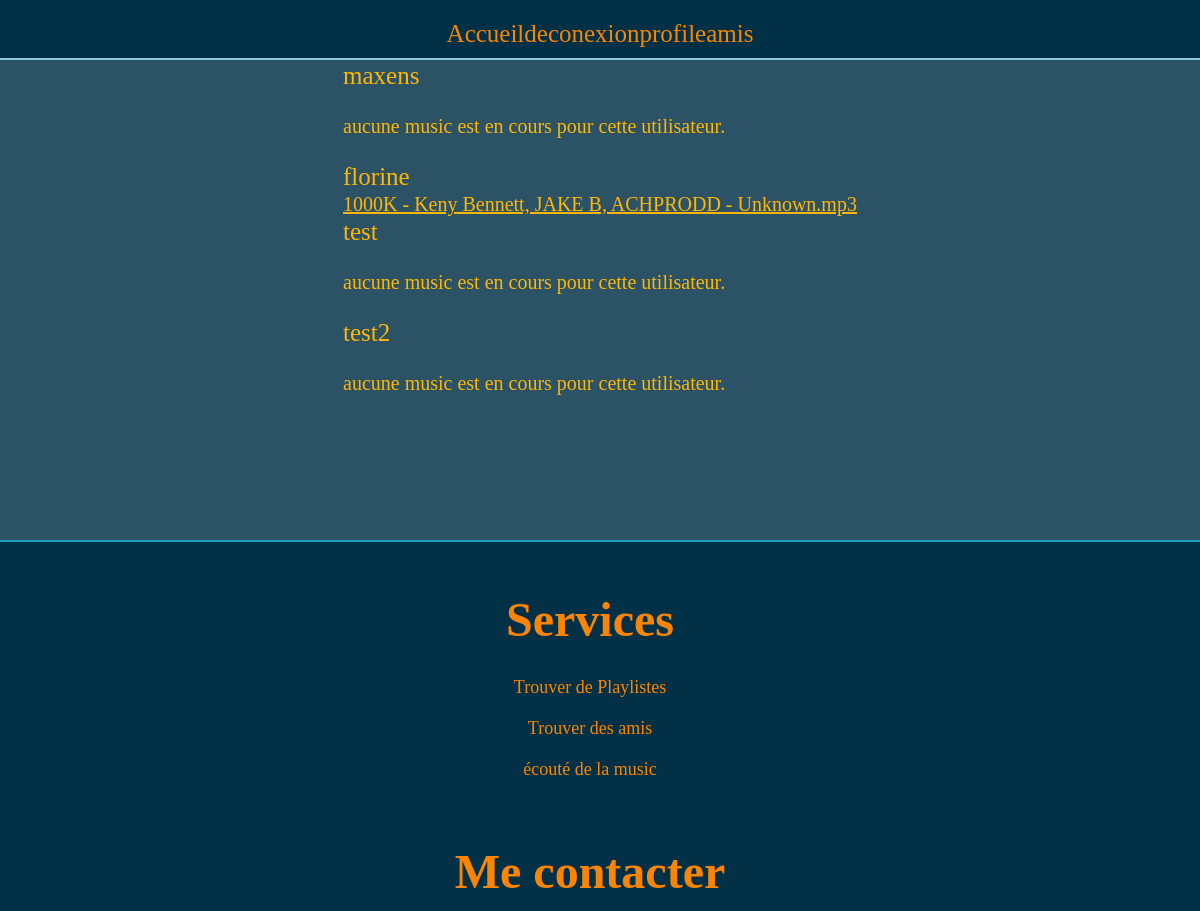
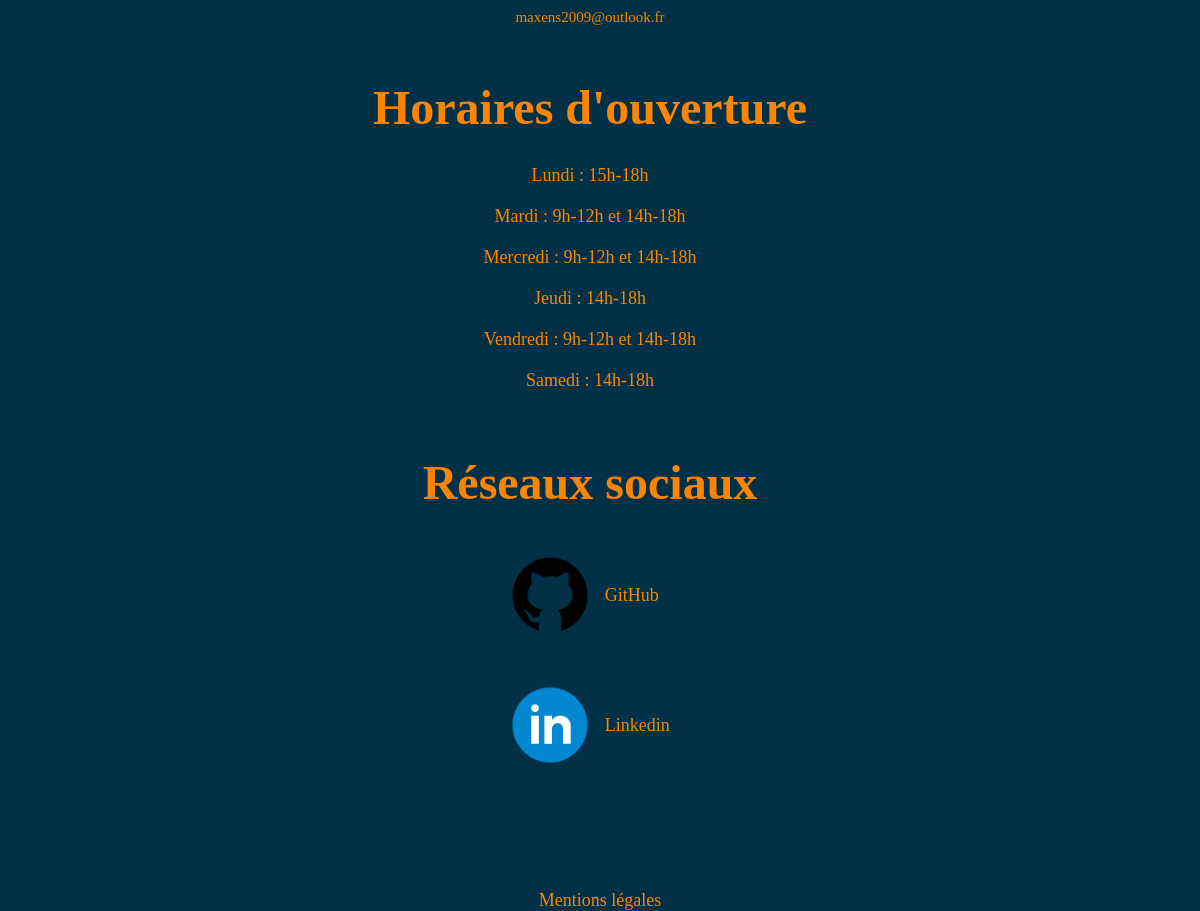
Screenshot of /php/find_user.php (signed in) with the database file from the repository (2 pictures, top to bottom).
### tables this page shows
CREATE TABLE `users` (
  `IdUser` int NOT NULL AUTO_INCREMENT,
  `Login` varchar(100) NOT NULL,
  `MDP` varchar(255) NOT NULL,
  `derniere` date DEFAULT NULL,
  `role` int DEFAULT NULL,
  PRIMARY KEY (`IdUser`),
  KEY `users_FK` (`role`),
  CONSTRAINT `users_FK` FOREIGN KEY (`role`) REFERENCES `role` (`idRole`)
);

CREATE TABLE `play` (
  `idMusic` int NOT NULL,
  `idPlaylist` int NOT NULL,
  `IdUser` int NOT NULL,
  `heureDebut` time NOT NULL,
  `timeCode` int NOT NULL,
  PRIMARY KEY (`IdUser`),
  KEY `play_FK` (`idMusic`),
  KEY `play_FK_1` (`idPlaylist`),
  CONSTRAINT `play_FK` FOREIGN KEY (`idMusic`) REFERENCES `music` (`idMusic`),
  CONSTRAINT `play_FK_1` FOREIGN KEY (`idPlaylist`) REFERENCES `playlist` (`idPlaylist`),
  CONSTRAINT `play_FK_2` FOREIGN KEY (`IdUser`) REFERENCES `users` (`IdUser`)
);

CREATE TABLE `music` (
  `idMusic` int NOT NULL AUTO_INCREMENT,
  `Labelle` varchar(255) NOT NULL,
  `Date` date NOT NULL,
  PRIMARY KEY (`idMusic`)
);

### php/requetes.php (called while the page is built, shortened)
<?php
  function return_name_music($id) {
    $pdo = connexion_bdd();
    $sql="select Labelle from music
    where idMusic = ?;";
    $stmt=$pdo->prepare($sql);
    $stmt->execute(array($id));
    return $stmt;
  }
  function return_all_user() {
    $pdo = connexion_bdd();
    $stmt = $pdo ->prepare("select Login from users");
    $stmt->execute();
    return $stmt;
  }
  function return_id_music_by_played($idU) {
    $pdo = connexion_bdd();
    $stmt = $pdo ->prepare("select * from play where IdUser = ?");
    $stmt->execute(array($idU));
    return $stmt;
  }
  function return_id_user($login) {
    $pdo = connexion_bdd();
    $login = htmlspecialchars($login);
    $stmt = $pdo ->prepare("SELECT IdUser FROM users
    where Login = ?;");
    $stmt->execute(array($login));
    return $stmt;
  }
?>

### php/find_user.php (the view, shortened to what this page needs)
<?php
    require("requetes.php");
?>
<!DOCTYPE html>
<html lang="fr">
<head>
    <link rel="stylesheet" href="../css/navFooter.css">
    <link rel="stylesheet" href="../css/findUser.css">
    <link rel="stylesheet" href="https://cdnjs.cloudflare.com/ajax/libs/normalize/5.0.0/normalize.min.css">
</head>
<nav>
    <div class="main-navlinks">
        <div class="navlinks-container">
            <a href="../index" aria-current="main">Accueil</a>
            <a href="deconexion" aria-current="deconexion">deconexion</a>
            <a href="<?= $_SESSION["role"] ?>" aria-current="profile">profile</a>
            <a href="amis" aria-current="ajout d'amis">amis</a>
        </div>
    </div>
</nav>
<body>
    <section>
<?php
    $return_all_user = return_all_user();
    $all_user = $return_all_user->fetchAll();
    foreach($all_user as $res) {
        $iduser = return_id_user($res["Login"]);
        $idUser = $iduser->fetchAll();
        foreach($idUser as $res2) {$idU = $res2["IdUser"];}
        $return_play_music = return_id_music_by_played($idU);
        $infos = $return_play_music->fetchAll();
        if(!empty($infos)) {
        foreach($infos as $res3) {
            $return_name_music = return_name_music($res3["idMusic"]);
            $nameMusic = $return_name_music->fetchAll();
            foreach($nameMusic as $res4) {}
?>
        <div>
            <p class="nameUser"><?= $res["Login"] ?></p>
            <a class="noneLecture" href="sync_music?idU=<?= $res["Login"] ?>&idP=<?= $res3["idPlaylist"] ?>"><?= $res4["Labelle"] ?></a>
        </div>
<?php
    }}else {
?>
        <div>
            <p class="nameUser"><?= $res["Login"] ?></p>
            <p class="noneLecture">aucune music est en cours pour cette utilisateur.</p>
        </div>
<?php
    }}
?>
    </section>
</body>
<footer>
        <div class="content-footer">
            <div class="bloc footer-services">
                <center>
                    <h3>Services</h3>
                    <ul class="services-list">
                        <li><span class="span-footer"><a>Trouver de Playlistes</a></span></li>
                        <li><span class="span-footer"><a>Trouver des amis</a></span></li>
                        <li><span class="span-footer"><a>écouté de la music</a></span></li>
                    </ul>
                </center>
            </div>
            <div class="bloc footer-contact" id="contact">
                <center>
                    <h3>Me contacter</h3>
                    <a href="mailto: maxens2009@outlook.fr">maxens2009@outlook.fr</a>
                </center>
            </div>
            <div class="bloc footer-schedule">
                <center>
                    <h3>Horaires d'ouverture</h3>
                    <ul class="schedule-list">
                        <li><span class="span-footer">Lundi : 15h-18h</span></li>
                        <li><span class="span-footer">Mardi : 9h-12h et 14h-18h</span></li>
                        <li><span class="span-footer">Mercredi : 9h-12h et 14h-18h</span></li>
                        <li><span class="span-footer">Jeudi : 14h-18h</span></li>
                        <li><span class="span-footer">Vendredi : 9h-12h et 14h-18h</span></li>
                        <li><span class="span-footer">Samedi : 14h-18h</span></li>
                    </ul>
                </center>
            </div>
            <div class="bloc footer-medias">
                <center>
                    <h3>Réseaux sociaux</h3>
                    <ul class="media-list">
                        <li><a href="https://github.com/Naxem" target="_blank">
                            <img src="../ressources/images/logo_github.png" alt="logo github">
                            GitHub</a>
                        </li>
                        <li><a href="https://linkedin.com/in/maxens-telle-99a43a265" target="_blank">
                            <img src="../ressources/images/logo_linkedin.png" alt="logo linkedin">
                            Linkedin</a>
                        </li>
                    </ul>
                </center>
            </div>
        </div>
        <div class="mentionLegal">
            <center>
                <a href="../mentionLegal">Mentions légales</a>
            </center>
        </div>
</footer>
</html>

### css/navFooter.css (style rules this page uses)
:root { --color-bleu: #8ECAE6; --color-bleu2: #219EBC; --color-black-Bleu: #023047; --color-yellow: #FFB703; --color-orange: #FB8500; }
* , *::before, *::after { margin: 0; padding: 0; box-sizing: border-box; cursor: default; scrollbar-width: thin; scroll-behavior: smooth; -webkit-user-select: none; -webkit-touch-callout: none; -moz-user-select: none; -ms-user-select: none; user-select: none; }
nav { width: 100%; height: 60px; display: flex; justify-content: center; align-items: center; background: var(--color-black-Bleu); border-bottom: 2px solid var(--color-bleu); }
.navlinks-container a { margin: auto; font-size: 25px; text-decoration: none; color: var(--color-orange); margin-top: 10px; }
.navlinks-container { display: flex; justify-content: center; align-items: center; flex-direction: row; }
footer { margin-top: 10%; border-top: 2px solid var(--color-bleu2); width: 100%; background: var(--color-black-Bleu); color: var(--color-orange); }
.content-footer { width: 90%; display: flex; justify-content: center; align-items: flex-start; flex-direction: row; padding: 50px 0 100px; }
.bloc { flex-grow: 1; }
.span-footer { white-space: pre; }
.footer-contact h3, .footer-services h3, .footer-schedule h3, .footer-medias h3 { font-size: max(1.5vw, 25px); padding-bottom: 20px; white-space: pre; margin-left: 100px; }
.footer-contact a, .footer-services li, .footer-schedule li, .footer-medias li { font-size: max(1vw, 15px); padding: 10px 0; margin-left: 100px; }
.footer-contact a { text-decoration: none; color: var(--color-orange); }
.services-list, .schedule-list, .media-list { list-style-type: none; }
.services-list a { text-decoration: none; color: var(--color-orange); }
.media-list img { width: 90px; margin: 10px 10px; }
.media-list a { text-decoration: none; color: var(--color-orange); display: flex; align-items: center; font-size: max(1vw, 15px); margin-left: 6vw; }
.mentionLegal a { color: var(--color-orange); text-decoration: none; font-size: max(1vw, 15px); }
@media screen and (max-width: 1220px) { .content-footer { display: flex; flex-direction: column; align-items: center; justify-content: center; } }
@media screen and (max-width: 1220px) { .footer-contact, .footer-schedule, .footer-services { margin-bottom: 5%; } }
@media screen and (max-width: 1220px) { .footer-services h3, .footer-medias h3, .footer-schedule h3, .footer-contact h3 { font-size: max(4vw, 35px); } }
@media screen and (max-width: 1220px) { .footer-services li, .footer-medias a, .footer-schedule li, .footer-contact p, .mentionLegal a { font-size: max(1.5vw, 15px); } }

### css/findUser.css (style rules this page uses)
:root { --color-bleu: #8ECAE6; --color-bleu2: #219EBC; --color-black-Bleu: #023047; --color-black-Bleu2:rgba(2, 48, 71, 0.830); --color-yellow: #FFB703; --color-orange: #FB8500; --font-size1: 20px; --font-size2: 25px; }
body { background-color: var(--color-black-Bleu2); width: 100%; height: 100%; display: flex; justify-content: center; align-items: center; flex-direction: column; }
.noneLecture { white-space: pre; font-size: var(--font-size1); color: var(--color-yellow); margin: 25px auto; }
.nameUser { white-space: pre; font-size: var(--font-size2); color: var(--color-yellow); margin: 2px auto; }

### rows the page displays
users: Login "maxens"
play: IdUser.Login "florine", idMusic.Labelle "1000K - Keny Bennett, JAKE B, ACHPRODD - Unknown.mp3"
users: Login "test"
users: Login "test2"
